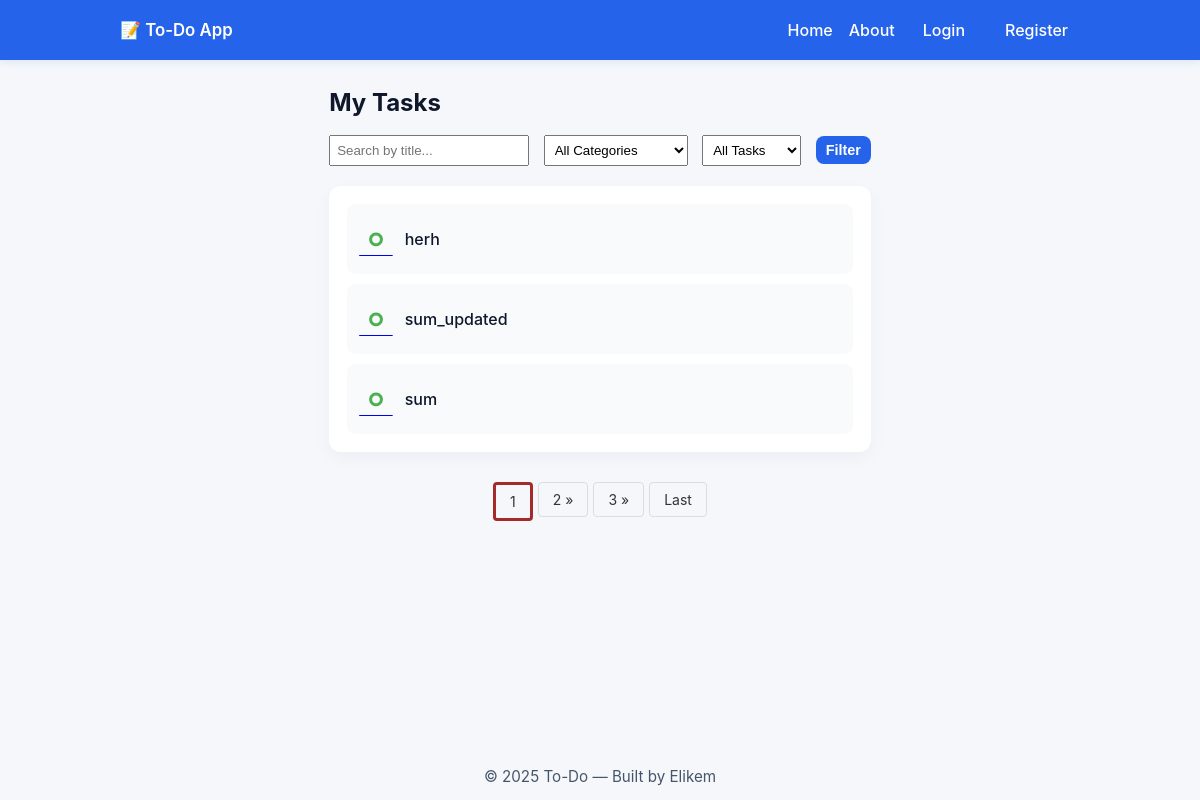
Before: / with the older database file.
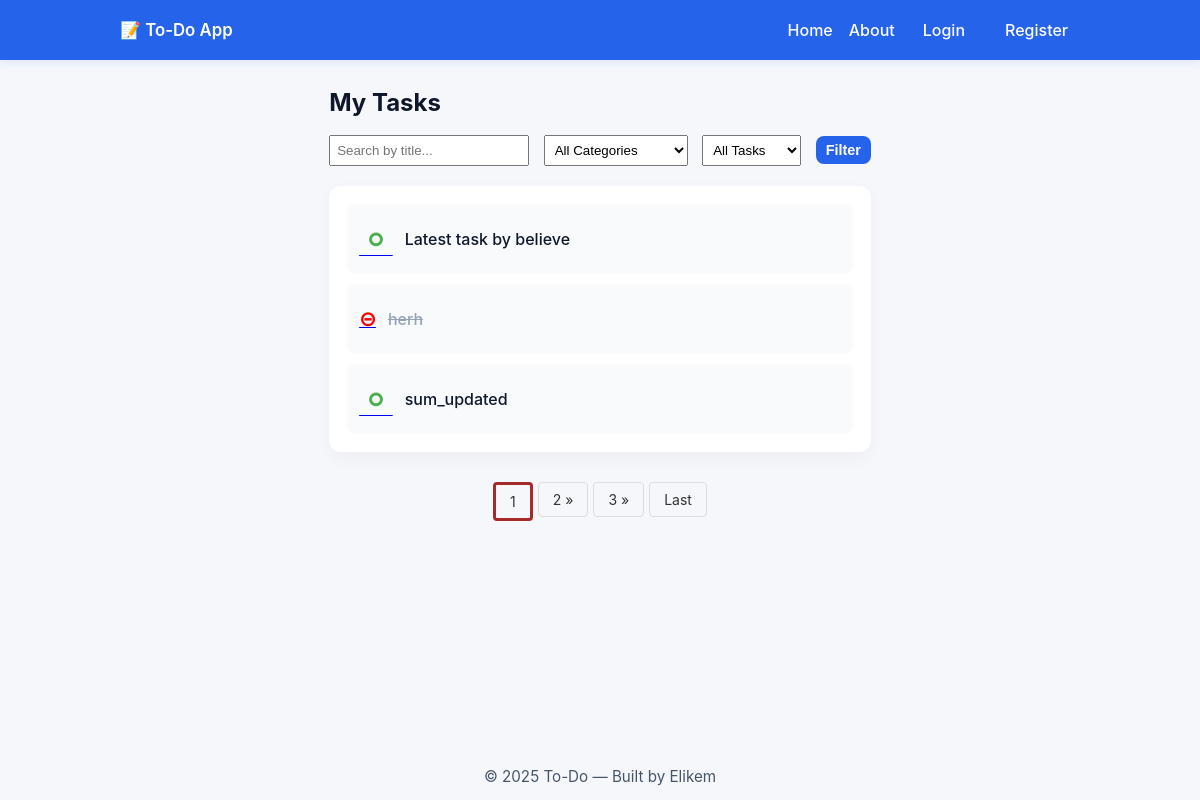
After: the same page with the newer database file.
### main_blog/models.py (models this page shows, shortened)
class Todo(models.Model):
    slug = models.SlugField(unique= True,blank=True,null= True)
    user = models.ForeignKey(User,on_delete=models.CASCADE,related_name="tasks")
    title = models.CharField(max_length=100)
    description = models.CharField(max_length=300)
    completed = models.BooleanField(default=False)
    created_at = models.DateTimeField(auto_now_add= True)
    updated_at = models.DateTimeField(auto_now=True)
    category = models.ForeignKey(Category,on_delete=models.CASCADE,related_name="tasks")

### main_blog/views.py (the view)
# urls.py: path("",views.index,name= "index"),
def index(request):
    if request.user.is_authenticated:
        tasks = Todo.objects.filter(user = request.user).order_by("-created_at")
    else:
        tasks = Todo.objects.filter().order_by("-created_at")
    categories = Category.objects.all()
    if request.method == "GET":
        search_term = request.GET.get("search")
        category_id = request.GET.get("category")
        status = request.GET.get("status")
        if search_term:
            tasks = tasks.filter(
                Q(title__icontains = search_term.lower()) |
                Q(description__icontains = search_term)
            )
        if category_id:
            tasks = tasks.filter(category_id = category_id)
        if status:
            tasks = tasks.filter(completed = False ) if status.lower() == "pending" \
                else tasks.filter(completed = True )
    p = Paginator(tasks,3)
    page = request.GET.get("page")
    tasks = p.get_page(page)
    print(tasks.paginator.num_pages)
    context = {
        "tasks":tasks,
        "categories":categories,
        "page":page
    }
    return render(request,"index.html",context)

### main_blog/templates/index.html (shortened to what this page needs)
{% extends 'base.html' %}
{% load static %}
{% block body %}
  <main class="main-content">
    <h1 class="page-title">My Tasks</h1>
    <form method="GET" class="filter-form" style="margin-bottom: 20px;">
      <input
        type="text"
        name="search"
        placeholder="Search by title..."
        value="{{ request.GET.search|default:'' }}"
        style="padding: 6px; width: 200px; margin-right: 10px;"
      >
      <select name="category" style="padding: 6px; margin-right: 10px;">
        <option value="">All Categories</option>
      </select>
      <select name="status" style="padding: 6px; margin-right: 10px;">
        <option value="">All Tasks</option>
      </select>
      <button type="submit" class="btn primary small">Filter</button>
    </form>
    <section class="task-container">
      <ul class="task-list">
        {% for task in tasks %}
          {% if task.completed %}
            <li class="task completed">
              <div class="task-left">
                <a href="{% url 'check_uncheck' task.slug %}">
                  <span id="checked_btn" style="color:red; font-size:20px; font-weight:bold;">&#8861;</span>
                </a>
                <span style="text-decoration:line-through;" class="task-title" value="{{request.GET.}}" >{{ task.title }}</span>
              </div>
            </li>
          {% else %}
            <li class="task">
              <div class="task-left">
                <a href="{% url 'check_uncheck' task.slug %}">
                  <span id="checked_btn" style="color:#4CAF50; font-size:40px;">&#9900;</span>
                </a>
                <span class="task-title">{{ task.title }}</span>
              </div>
            </li>
          {% endif %}
        {% empty %}
          <p>No tasks found.</p>
        {% endfor %}
      </ul>
    </section>
    <nav aria-label="Page navigation">
          <ul class="pagination">
            <li><a style= 'border:3px solid brown;' href="?page={{tasks.number}}&search={{ request.GET.search }}&category={{ request.GET.category }}&status={{ request.GET.status }}">
              {{tasks.number}}
            </a></li>
            {% if tasks.has_next %}
              <li><a href="?page={{ tasks.next_page_number }}&search={{ request.GET.search }}&category={{ request.GET.category }}&status={{ request.GET.status }}">
                {{ tasks.next_page_number }} &raquo;
              </a></li>
              {% if  tasks.paginator.num_pages|add:-2  > tasks.number %}
                <li><a href="?page={{ tasks.next_page_number|add:1 }}&search={{ request.GET.search }}&category={{ request.GET.category }}&status={{ request.GET.status }}">
                  {{ tasks.next_page_number|add:1 }} &raquo;
                </a></li>
              {% endif %}
              <li><a href="?page={{tasks.paginator.num_pages}}&search={{ request.GET.search }}&category={{ request.GET.category }}&status={{ request.GET.status }}">
                 Last
                </a></li>
            {% endif %}
          </ul>
    </nav>
  </main>
{% endblock body %}

Changed rows visible on the page:
no longer on this page (row unchanged): Todo: title "sum"
added Todo: title "Latest task by believe"
changed Todo "herh": completed "⚬" → "⊝"
